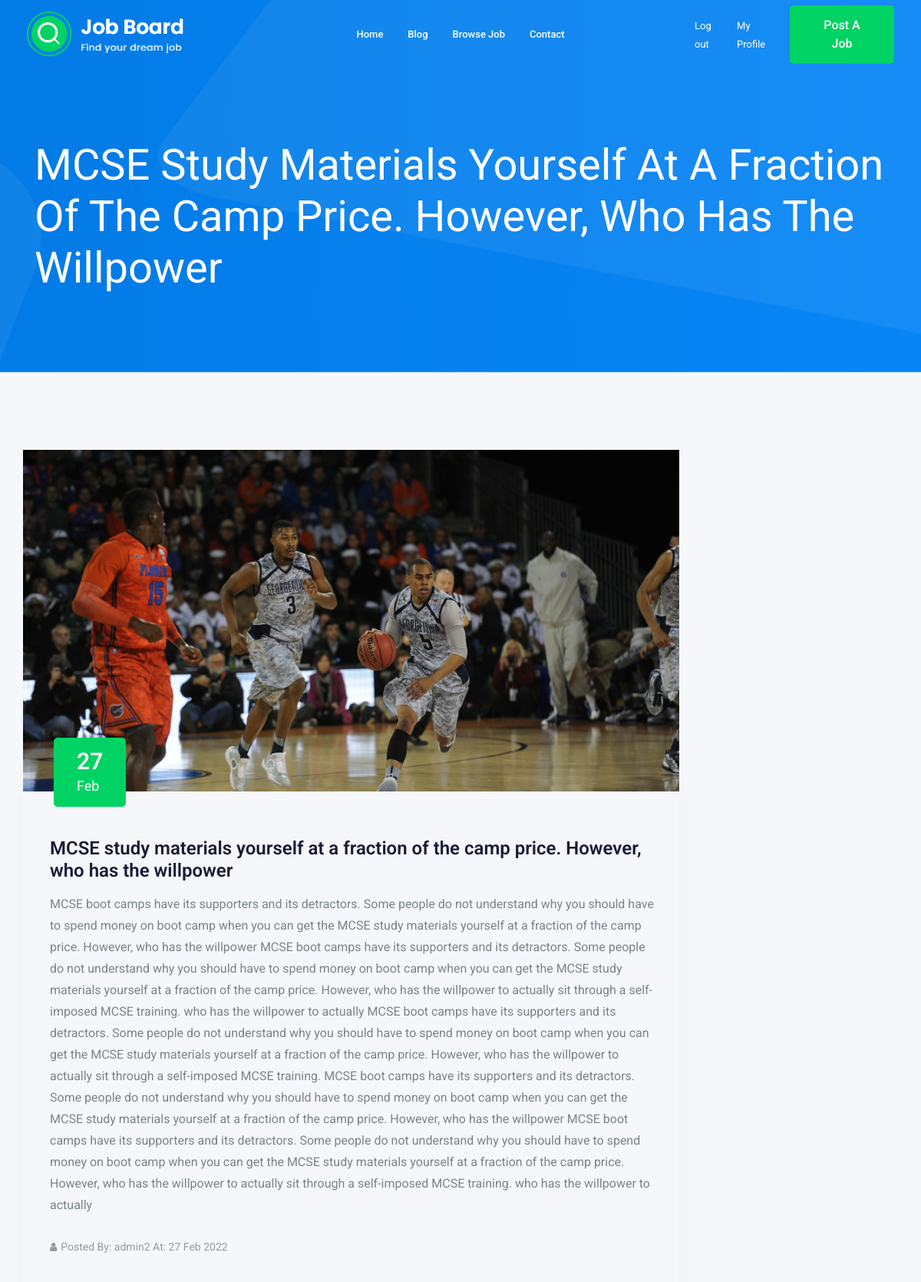
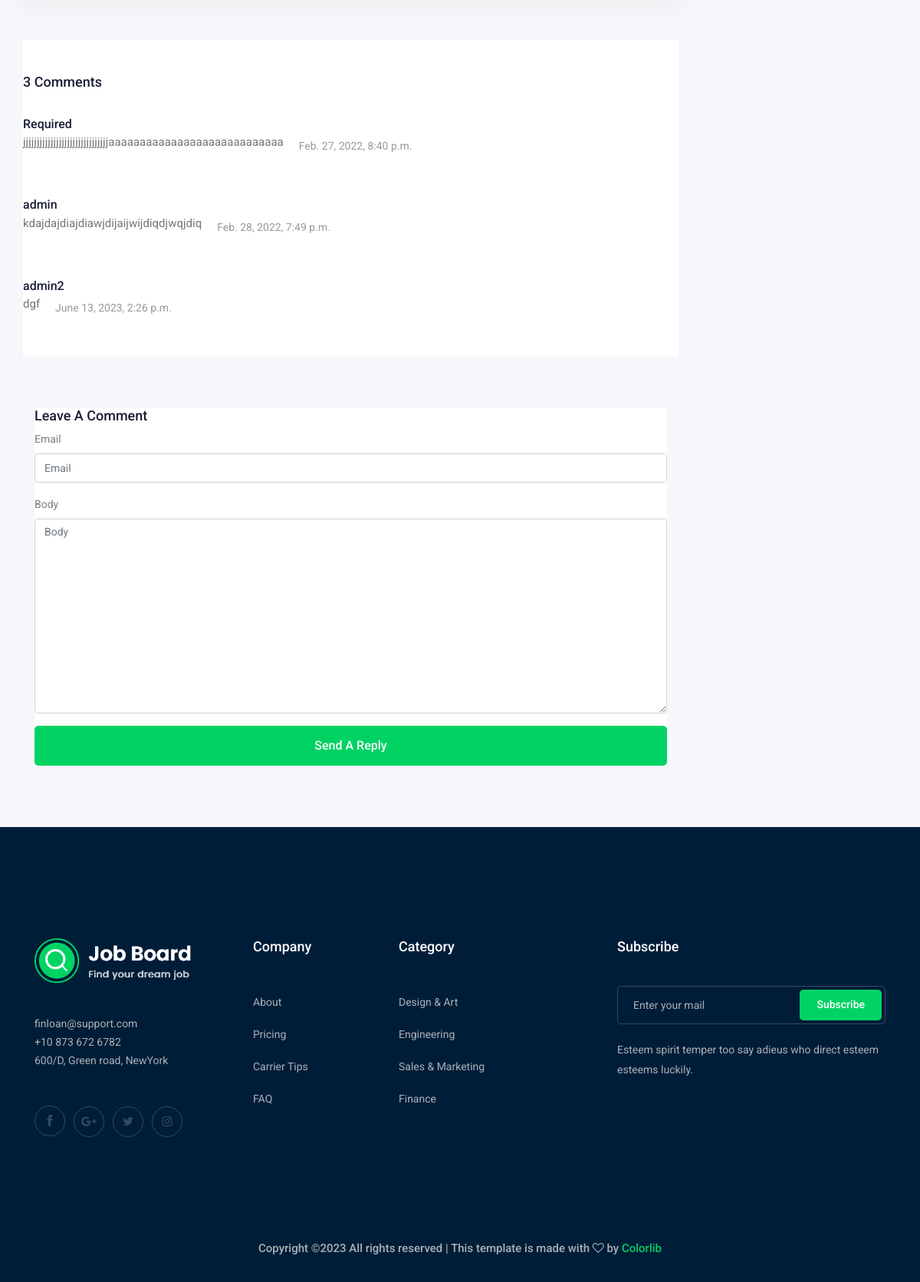
Screenshot of /blog/post_detail/mcse-study-materials-yourself-at-a-fraction-of-the-camp-price-however-who-has-the-willpower (signed in) with the database file from the repository (2 pictures, top to bottom).
### blog/models.py (models this page shows, shortened)
class Post(models.Model):
    title =  models.CharField(max_length=200, unique=True)
    slug=models.SlugField(blank=True,null=True)
    author = models.ForeignKey(User,related_name='post_owner',on_delete=models.CASCADE)
    created_on = models.DateTimeField(auto_now_add=True)
    updated_on = models.DateTimeField(auto_now=True)
    image=models.ImageField(upload_to=image_upload)
    content = models.TextField()
    class Meta:
        ordering = ['-created_on']

class Comment(models.Model):
    post = models.ForeignKey(Post, related_name='comments', on_delete=models.CASCADE)
    username = models.CharField(max_length=25)
    email = models.EmailField()
    body = models.TextField()
    date_added = models.DateTimeField(auto_now_add=True)
    class Meta:
        ordering = ['date_added']

### blog/views.py (the view)
# urls.py: path('post_detail/<str:slug>',views.blog_detail,name="blog_detail"),
@login_required
def blog_detail(request,slug):
    blog_detail=Post.objects.get(slug=slug)
    if request.method=='POST':
        form=CommentForm(request.POST,request.FILES)
        if form.is_valid():
            myform=form.save(commit=False)
            myform.post=blog_detail
            myform.username=str(request.user)
            myform.save()
            return redirect('blogs:blog_detail',slug=slug)
            form=CommentForm() #this line is for clear all form fields after submitting
            print('Succesfully Submit')
    else:
        form=CommentForm()
    context={'blog':blog_detail,'CommentForm':form}
    return render(request,'blog/blog_detail.html',context)

### blog/forms.py
class CommentForm(forms.ModelForm):
    class Meta:
        model = Comment
        fields = ['email','body']

### blog/templates/blog/blog_detail.html (shortened to what this page needs)
{% extends 'base.html' %}
{% load bootstrap4 %}
    {% block body %}
    <div class="bradcam_area bradcam_bg_1">
        <div class="container">
            <div class="row">
                <div class="col-xl-12">
                    <div class="bradcam_text">
                        <h3>{{blog.title}}</h3>
                    </div>
                </div>
            </div>
        </div>
    </div>
    <div class="job_listing_area plus_padding">
        <div class="container">
            <div class="row">
                <div class="col-lg-9">
                    <div class="job_lists m-0">
                        <div class="row">
                                <article class="blog_item">
                                    <div class="blog_item_img">
                                        <img class="card-img rounded-0" src="{{blog.image.url}}" alt="">
                                        <a href="#" class="blog_item_date">
                                            <h3>{{blog.created_on|date:'d'}}</h3>
                                            <p>{{blog.created_on|date:'M'}}</p>
                                        </a>
                                    </div>
                                    <div class="blog_details">
                                        <a class="d-inline-block" href="#">
                                            <h2>{{blog.title}}</h2>
                                        </a>
                                        <p>{{blog.content}}</p>
                                        <ul class="blog-info-link">
                                            <li><a href="#"><i class="fa fa-user"></i>Posted By: {{ blog.author }} At: {{blog.created_on|date:'d M o'}}</a></li>
                                        </ul>
                                    </div>
                                <div class="apply_job_form white-bg mt-3">
                                    <div class="comments-area">
                                        <h4>{{blog.comments.all.count}} Comments</h4>
                                        {% for comment in blog.comments.all %}
                                        <div class="comment-list">
                                           <div class="single-comment justify-content-between d-flex">
                                              <div class="user justify-content-between d-flex">
                                                 <div class="desc">
                                                    <h5>
                                                        <a href="#">{{ comment.username }}</a>
                                                     </h5>
                                                    <div class="d-flex justify-content-between">
                                                       <div class="d-flex align-items-center">
                                                        <p class="comment">
                                                            {{ comment.body }}
                                                        </p>
                                                          <p class="date">{{ comment.date_added }}</p>
                                                       </div>
                                                    </div>
                                                 </div>
                                              </div>
                                           </div>
                                        </div>
                                        {% empty %}
                                        <div class="notification">
                                            <p>No comments yet!</p>
                                        </div>
                                        {% endfor %}
                                    </div>
                                </div>
                                </article>
                        </div>
                        <div class="apply_job_form white-bg mt-3">
                            <h4>Leave A Comment</h4>
                            <form method='POST' enctype="multipart/form-data">
                                    {% bootstrap_form CommentForm %}
                                    {% buttons %}
                                    <input type="submit" value="Send A Reply" class="boxed-btn3 w-100" />
                                    {% endbuttons %}
                            </form>
                        </div>
                    </div>
                </div>
            </div>
        </div>
    </div>
   {% endblock body %}

### rows the page displays
Post: title "MCSE Study Materials Yourself At A Fraction Of The Camp Price. However, Who Has The Willpower", image (picture), created_on "27", created_on "Feb", title "MCSE study materials yourself at a fraction of the camp price. However, who has the willpower", content "MCSE boot camps have its supporters and its detractors. Some people do not understand why you should have to spend money on boot camp when you can get the MCSE study materials yourself at a fraction of the camp price. However, who has the willpower MCSE boot camps have its supporters and its detractors. Some people do not understand why you should have to spend money on boot camp when you can get the MCSE study materials yourself at a fraction of the camp price. However, who has the willpower to actually sit through a self-imposed MCSE training. who has the willpower to actually MCSE boot camps have its supporters and its detractors. Some people do not understand why you should have to…", author "admin2", created_on "27 Feb 2022", comments.all.count "3"
Comment: username "Required", body "jjjjjjjjjjjjjjjjjjjjjjjjjjjjjjjaaaaaaaaaaaaaaaaaaaaaaaaaaaa", date_added "Feb. 27, 2022, 8:40 p.m."
Comment: username "admin", body "kdajdajdiajdiawjdijaijwijdiqdjwqjdiq", date_added "Feb. 28, 2022, 7:49 p.m."
Comment: username "admin2", body "dgf", date_added "June 13, 2023, 2:26 p.m."
